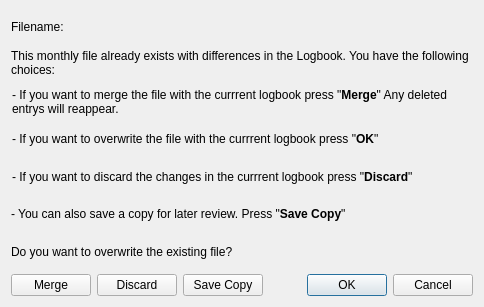
<?xml version="1.0" encoding="UTF-8"?>
<ui version="4.0">
 <class>DialogChoice</class>
 <widget class="QDialog" name="DialogChoice">
  <property name="geometry">
   <rect>
    <x>0</x>
    <y>0</y>
    <width>484</width>
    <height>307</height>
   </rect>
  </property>
  <property name="windowTitle">
   <string>Dialog</string>
  </property>
  <layout class="QVBoxLayout" name="verticalLayout">
   <item>
    <widget class="QLabel" name="label_filename">
     <property name="text">
      <string>Filename:</string>
     </property>
    </widget>
   </item>
   <item>
    <widget class="QLabel" name="label">
     <property name="text">
      <string>This monthly file already exists with differences in the Logbook. You have the following choices:</string>
     </property>
     <property name="alignment">
      <set>Qt::AlignmentFlag::AlignLeading|Qt::AlignmentFlag::AlignLeft|Qt::AlignmentFlag::AlignTop</set>
     </property>
     <property name="wordWrap">
      <bool>true</bool>
     </property>
    </widget>
   </item>
   <item>
    <widget class="QLabel" name="label_2">
     <property name="text">
      <string>&lt;html&gt;&lt;head/&gt;&lt;body&gt;&lt;p&gt;- If you want to merge the file with the currrent logbook press &amp;quot;&lt;span style=&quot; font-weight:700;&quot;&gt;Merge&lt;/span&gt;&amp;quot; Any deleted entrys will reappear.&lt;/p&gt;&lt;/body&gt;&lt;/html&gt;</string>
     </property>
     <property name="wordWrap">
      <bool>true</bool>
     </property>
     <property name="indent">
      <number>1</number>
     </property>
    </widget>
   </item>
   <item>
    <widget class="QLabel" name="label_3">
     <property name="text">
      <string>&lt;html&gt;&lt;head/&gt;&lt;body&gt;&lt;p&gt;- If you want to overwrite the file with the currrent logbook press &amp;quot;&lt;span style=&quot; font-weight:700;&quot;&gt;OK&lt;/span&gt;&amp;quot;&lt;/p&gt;&lt;/body&gt;&lt;/html&gt;</string>
     </property>
     <property name="wordWrap">
      <bool>true</bool>
     </property>
     <property name="indent">
      <number>1</number>
     </property>
    </widget>
   </item>
   <item>
    <widget class="QLabel" name="label_4">
     <property name="text">
      <string>&lt;html&gt;&lt;head/&gt;&lt;body&gt;&lt;p&gt;- If you want to discard the changes in the currrent logbook press &amp;quot;&lt;span style=&quot; font-weight:700;&quot;&gt;Discard&lt;/span&gt;&amp;quot;&lt;/p&gt;&lt;/body&gt;&lt;/html&gt;</string>
     </property>
     <property name="wordWrap">
      <bool>true</bool>
     </property>
     <property name="indent">
      <number>1</number>
     </property>
    </widget>
   </item>
   <item>
    <widget class="QLabel" name="label_5">
     <property name="text">
      <string>&lt;html&gt;&lt;head/&gt;&lt;body&gt;&lt;p&gt;- You can also save a copy for later review. Press &amp;quot;&lt;span style=&quot; font-weight:700;&quot;&gt;Save Copy&lt;/span&gt;&amp;quot;&lt;/p&gt;&lt;/body&gt;&lt;/html&gt;</string>
     </property>
    </widget>
   </item>
   <item>
    <widget class="QLabel" name="label_6">
     <property name="text">
      <string>Do you want to overwrite the existing file?</string>
     </property>
    </widget>
   </item>
   <item>
    <layout class="QHBoxLayout" name="horizontalLayout">
     <item>
      <widget class="QPushButton" name="mergeButton">
       <property name="text">
        <string>Merge</string>
       </property>
      </widget>
     </item>
     <item>
      <widget class="QPushButton" name="discardButton">
       <property name="text">
        <string>Discard</string>
       </property>
      </widget>
     </item>
     <item>
      <widget class="QPushButton" name="saveasButton">
       <property name="text">
        <string>Save Copy</string>
       </property>
      </widget>
     </item>
     <item>
      <widget class="QDialogButtonBox" name="buttonBox">
       <property name="orientation">
        <enum>Qt::Orientation::Horizontal</enum>
       </property>
       <property name="standardButtons">
        <set>QDialogButtonBox::StandardButton::Cancel|QDialogButtonBox::StandardButton::Ok</set>
       </property>
      </widget>
     </item>
    </layout>
   </item>
  </layout>
 </widget>
 <resources/>
 <connections>
  <connection>
   <sender>buttonBox</sender>
   <signal>rejected()</signal>
   <receiver>DialogChoice</receiver>
   <slot>reject()</slot>
   <hints>
    <hint type="sourcelabel">
     <x>316</x>
     <y>260</y>
    </hint>
    <hint type="destinationlabel">
     <x>286</x>
     <y>274</y>
    </hint>
   </hints>
  </connection>
  <connection>
   <sender>buttonBox</sender>
   <signal>accepted()</signal>
   <receiver>DialogChoice</receiver>
   <slot>accept()</slot>
   <hints>
    <hint type="sourcelabel">
     <x>248</x>
     <y>254</y>
    </hint>
    <hint type="destinationlabel">
     <x>157</x>
     <y>274</y>
    </hint>
   </hints>
  </connection>
 </connections>
</ui>
